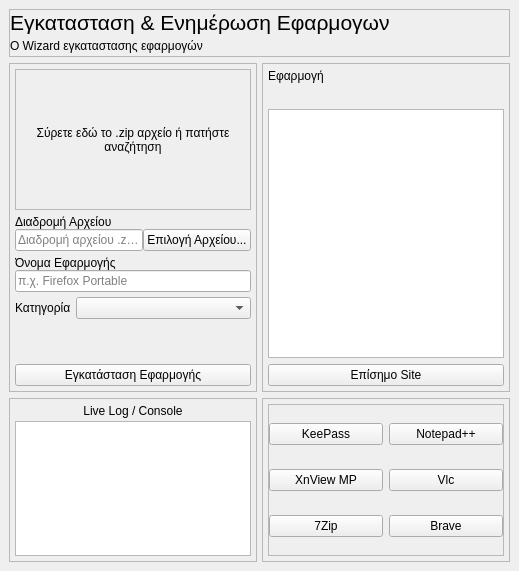
        <widget class="QWidget" name="page_wizard">
         <property name="enabled">
          <bool>true</bool>
         </property>
         <layout class="QVBoxLayout" name="verticalLayout_29">
          <property name="spacing">
           <number>6</number>
          </property>
          <property name="leftMargin">
           <number>9</number>
          </property>
          <property name="topMargin">
           <number>9</number>
          </property>
          <property name="rightMargin">
           <number>9</number>
          </property>
          <property name="bottomMargin">
           <number>9</number>
          </property>
          <item>
           <layout class="QVBoxLayout" name="verticalLayout_2" stretch="0,2,1">
            <property name="spacing">
             <number>6</number>
            </property>
            <property name="leftMargin">
             <number>0</number>
            </property>
            <property name="topMargin">
             <number>0</number>
            </property>
            <property name="rightMargin">
             <number>0</number>
            </property>
            <property name="bottomMargin">
             <number>0</number>
            </property>
            <item>
             <widget class="QFrame" name="wizard_headerFrame">
              <property name="frameShape">
               <enum>QFrame::StyledPanel</enum>
              </property>
              <property name="frameShadow">
               <enum>QFrame::Raised</enum>
              </property>
              <layout class="QHBoxLayout" name="horizontalLayout_22">
               <property name="spacing">
                <number>0</number>
               </property>
               <property name="leftMargin">
                <number>0</number>
               </property>
               <property name="topMargin">
                <number>0</number>
               </property>
               <property name="rightMargin">
                <number>0</number>
               </property>
               <property name="bottomMargin">
                <number>0</number>
               </property>
               <item>
                <layout class="QVBoxLayout" name="verticalLayout_17">
                 <property name="spacing">
                  <number>0</number>
                 </property>
                 <property name="topMargin">
                  <number>0</number>
                 </property>
                 <item>
                  <widget class="QLabel" name="wizard_lblTitle">
                   <property name="font">
                    <font>
                     <pointsize>16</pointsize>
                     <weight>50</weight>
                     <bold>false</bold>
                    </font>
                   </property>
                   <property name="text">
                    <string>Εγκατασταση &amp; Ενημέρωση Εφαρμογων</string>
                   </property>
                  </widget>
                 </item>
                 <item>
                  <widget class="QLabel" name="wizard_lblSubTitle">
                   <property name="text">
                    <string>Ο Wizard εγκαταστασης εφαρμογών</string>
                   </property>
                  </widget>
                 </item>
                </layout>
               </item>
               <item>
                <widget class="QLabel" name="wizard_IconLogo">
                 <property name="minimumSize">
                  <size>
                   <width>46</width>
                   <height>46</height>
                  </size>
                 </property>
                 <property name="maximumSize">
                  <size>
                   <width>46</width>
                   <height>46</height>
                  </size>
                 </property>
                 <property name="text">
                  <string/>
                 </property>
                 <property name="pixmap">
                  <pixmap>../assets/icons/FlowDeck.png</pixmap>
                 </property>
                 <property name="scaledContents">
                  <bool>true</bool>
                 </property>
                 <property name="alignment">
                  <set>Qt::AlignCenter</set>
                 </property>
                </widget>
               </item>
              </layout>
             </widget>
            </item>
            <item>
             <layout class="QHBoxLayout" name="horizontalLayout_10" stretch="1,1">
              <property name="spacing">
               <number>5</number>
              </property>
              <property name="leftMargin">
               <number>0</number>
              </property>
              <property name="topMargin">
               <number>0</number>
              </property>
              <property name="rightMargin">
               <number>0</number>
              </property>
              <property name="bottomMargin">
               <number>0</number>
              </property>
              <item>
               <widget class="QFrame" name="frameWiz_InsertApp">
                <property name="minimumSize">
                 <size>
                  <width>0</width>
                  <height>0</height>
                 </size>
                </property>
                <property name="frameShape">
                 <enum>QFrame::StyledPanel</enum>
                </property>
                <property name="frameShadow">
                 <enum>QFrame::Raised</enum>
                </property>
                <layout class="QVBoxLayout" name="verticalLayout_44">
                 <property name="leftMargin">
                  <number>5</number>
                 </property>
                 <property name="topMargin">
                  <number>5</number>
                 </property>
                 <property name="rightMargin">
                  <number>5</number>
                 </property>
                 <property name="bottomMargin">
                  <number>5</number>
                 </property>
                 <item>
                  <layout class="QVBoxLayout" name="verticalLayout_14" stretch="1,0,0,0,0,0">
                   <property name="spacing">
                    <number>5</number>
                   </property>
                   <property name="leftMargin">
                    <number>0</number>
                   </property>
                   <property name="topMargin">
                    <number>0</number>
                   </property>
                   <property name="rightMargin">
                    <number>0</number>
                   </property>
                   <property name="bottomMargin">
                    <number>0</number>
                   </property>
                   <item>
                    <layout class="QHBoxLayout" name="horizontalLayout_13">
                     <item>
                      <widget class="QFrame" name="DnDframe">
                       <property name="frameShape">
                        <enum>QFrame::StyledPanel</enum>
                       </property>
                       <property name="frameShadow">
                        <enum>QFrame::Raised</enum>
                       </property>
                       <layout class="QHBoxLayout" name="horizontalLayout_12">
                        <property name="leftMargin">
                         <number>20</number>
                        </property>
                        <property name="rightMargin">
                         <number>20</number>
                        </property>
                        <item>
                         <widget class="QLabel" name="dropLabel">
                          <property name="sizePolicy">
                           <sizepolicy hsizetype="Preferred" vsizetype="Preferred">
                            <horstretch>0</horstretch>
                            <verstretch>0</verstretch>
                           </sizepolicy>
                          </property>
                          <property name="font">
                           <font>
                            <pointsize>9</pointsize>
                           </font>
                          </property>
                          <property name="text">
                           <string>Σύρετε εδώ το .zip αρχείο ή πατήστε αναζήτηση</string>
                          </property>
                          <property name="scaledContents">
                           <bool>false</bool>
                          </property>
                          <property name="alignment">
                           <set>Qt::AlignCenter</set>
                          </property>
                          <property name="wordWrap">
                           <bool>true</bool>
                          </property>
                          <property name="openExternalLinks">
                           <bool>false</bool>
                          </property>
                         </widget>
                        </item>
                       </layout>
                      </widget>
                     </item>
                    </layout>
                   </item>
                   <item>
                    <layout class="QVBoxLayout" name="verticalLayout_15">
                     <property name="spacing">
                      <number>0</number>
                     </property>
                     <property name="leftMargin">
                      <number>0</number>
                     </property>
                     <property name="topMargin">
                      <number>0</number>
                     </property>
                     <property name="rightMargin">
                      <number>0</number>
                     </property>
                     <property name="bottomMargin">
                      <number>0</number>
                     </property>
                     <item>
                      <widget class="QLabel" name="lblPath_wizard">
                       <property name="text">
                        <string>Διαδρομή Αρχείου</string>
                       </property>
                      </widget>
                     </item>
                     <item>
                      <layout class="QHBoxLayout" name="horizontalLayout_15">
                       <item>
                        <widget class="QLineEdit" name="filePathInput">
                         <property name="readOnly">
                          <bool>true</bool>
                         </property>
                         <property name="placeholderText">
                          <string>Διαδρομή αρχείου .zip...</string>
                         </property>
                        </widget>
                       </item>
                       <item>
                        <widget class="QPushButton" name="browseButton">
                         <property name="text">
                          <string>Επιλογή Αρχείου...</string>
                         </property>
                        </widget>
                       </item>
                      </layout>
                     </item>
                    </layout>
                   </item>
                   <item>
                    <layout class="QVBoxLayout" name="verticalLayout_13">
                     <property name="spacing">
                      <number>0</number>
                     </property>
                     <property name="leftMargin">
                      <number>0</number>
                     </property>
                     <property name="topMargin">
                      <number>0</number>
                     </property>
                     <property name="rightMargin">
                      <number>0</number>
                     </property>
                     <property name="bottomMargin">
                      <number>0</number>
                     </property>
                     <item>
                      <widget class="QLabel" name="lblAppName_wizard">
                       <property name="text">
                        <string>Όνομα Εφαρμογής</string>
                       </property>
                      </widget>
                     </item>
                     <item>
                      <widget class="QLineEdit" name="appNameInput">
                       <property name="placeholderText">
                        <string>π.χ. Firefox Portable</string>
                       </property>
                      </widget>
                     </item>
                    </layout>
                   </item>
                   <item>
                    <layout class="QHBoxLayout" name="horizontalLayout_14" stretch="0,1">
                     <item>
                      <widget class="QLabel" name="lblCategory_wizard">
                       <property name="text">
                        <string>Κατηγορία</string>
                       </property>
                      </widget>
                     </item>
                     <item>
                      <widget class="QComboBox" name="categoryCombo"/>
                     </item>
                    </layout>
                   </item>
                   <item>
                    <spacer name="verticalSpacer_4">
                     <property name="orientation">
                      <enum>Qt::Vertical</enum>
                     </property>
                     <property name="sizeHint" stdset="0">
                      <size>
                       <width>20</width>
                       <height>40</height>
                      </size>
                     </property>
                    </spacer>
                   </item>
                   <item>
                    <widget class="QPushButton" name="installButton">
                     <property name="text">
                      <string>Εγκατάσταση Εφαρμογής</string>
                     </property>
                    </widget>
                   </item>
                  </layout>
                 </item>
                </layout>
               </widget>
              </item>
              <item>
               <widget class="QFrame" name="frameWiz_Info">
                <property name="maximumSize">
                 <size>
                  <width>16777215</width>
                  <height>16777215</height>
                 </size>
                </property>
                <property name="frameShape">
                 <enum>QFrame::StyledPanel</enum>
                </property>
                <property name="frameShadow">
                 <enum>QFrame::Raised</enum>
                </property>
                <layout class="QVBoxLayout" name="verticalLayout_16">
                 <property name="leftMargin">
                  <number>5</number>
                 </property>
                 <property name="topMargin">
                  <number>5</number>
                 </property>
                 <property name="rightMargin">
                  <number>5</number>
                 </property>
                 <property name="bottomMargin">
                  <number>5</number>
                 </property>
                 <item>
                  <layout class="QVBoxLayout" name="verticalLayout_12">
                   <item>
                    <widget class="QLabel" name="sidebarTitle">
                     <property name="text">
                      <string>Εφαρμογή</string>
                     </property>
                     <property name="margin">
                      <number>1</number>
                     </property>
                    </widget>
                   </item>
                   <item>
                    <widget class="QLabel" name="sidebarIcon">
                     <property name="text">
                      <string/>
                     </property>
                     <property name="alignment">
                      <set>Qt::AlignCenter</set>
                     </property>
                    </widget>
                   </item>
                   <item>
                    <widget class="QTextEdit" name="sidebarDesc"/>
                   </item>
                   <item>
                    <widget class="QPushButton" name="sidebarUrlBtn">
                     <property name="text">
                      <string>Επίσημο Site</string>
                     </property>
                    </widget>
                   </item>
                  </layout>
                 </item>
                </layout>
               </widget>
              </item>
             </layout>
            </item>
            <item>
             <layout class="QHBoxLayout" name="horizontalLayout_16" stretch="1,1">
              <property name="spacing">
               <number>5</number>
              </property>
              <item>
               <widget class="QFrame" name="frameWiz_Console">
                <property name="minimumSize">
                 <size>
                  <width>0</width>
                  <height>0</height>
                 </size>
                </property>
                <property name="frameShape">
                 <enum>QFrame::StyledPanel</enum>
                </property>
                <property name="frameShadow">
                 <enum>QFrame::Raised</enum>
                </property>
                <layout class="QVBoxLayout" name="verticalLayout_18">
                 <property name="spacing">
                  <number>3</number>
                 </property>
                 <property name="leftMargin">
                  <number>5</number>
                 </property>
                 <property name="topMargin">
                  <number>5</number>
                 </property>
                 <property name="rightMargin">
                  <number>5</number>
                 </property>
                 <property name="bottomMargin">
                  <number>5</number>
                 </property>
                 <item>
                  <widget class="QLabel" name="lblConsole_wizard">
                   <property name="text">
                    <string>Live Log / Console</string>
                   </property>
                   <property name="alignment">
                    <set>Qt::AlignCenter</set>
                   </property>
                  </widget>
                 </item>
                 <item>
                  <widget class="QTextEdit" name="consoleEdit"/>
                 </item>
                </layout>
               </widget>
              </item>
              <item>
               <widget class="QFrame" name="frameWiz_AutoInstall">
                <property name="minimumSize">
                 <size>
                  <width>0</width>
                  <height>0</height>
                 </size>
                </property>
                <property name="frameShape">
                 <enum>QFrame::StyledPanel</enum>
                </property>
                <property name="frameShadow">
                 <enum>QFrame::Raised</enum>
                </property>
                <layout class="QVBoxLayout" name="verticalLayout_43">
                 <property name="leftMargin">
                  <number>5</number>
                 </property>
                 <property name="topMargin">
                  <number>5</number>
                 </property>
                 <property name="rightMargin">
                  <number>5</number>
                 </property>
                 <property name="bottomMargin">
                  <number>5</number>
                 </property>
                 <item>
                  <widget class="QFrame" name="QGridLayout">
                   <property name="frameShape">
                    <enum>QFrame::StyledPanel</enum>
                   </property>
                   <property name="frameShadow">
                    <enum>QFrame::Raised</enum>
                   </property>
                   <layout class="QGridLayout" name="gridLayout">
                    <property name="leftMargin">
                     <number>0</number>
                    </property>
                    <property name="topMargin">
                     <number>0</number>
                    </property>
                    <property name="rightMargin">
                     <number>0</number>
                    </property>
                    <property name="bottomMargin">
                     <number>0</number>
                    </property>
                    <item row="0" column="0">
                     <widget class="QPushButton" name="popularBtn_Keepass">
                      <property name="text">
                       <string>KeePass</string>
                      </property>
                     </widget>
                    </item>
                    <item row="0" column="1">
                     <widget class="QPushButton" name="popularBtn_Notepad">
                      <property name="text">
                       <string>Notepad++</string>
                      </property>
                     </widget>
                    </item>
                    <item row="1" column="0">
                     <widget class="QPushButton" name="popularBtn_XnViewMP">
                      <property name="text">
                       <string>XnView MP</string>
                      </property>
                     </widget>
                    </item>
                    <item row="1" column="1">
                     <widget class="QPushButton" name="popularBtn_Vlc">
                      <property name="text">
                       <string>Vlc</string>
                      </property>
                     </widget>
                    </item>
                    <item row="2" column="0">
                     <widget class="QPushButton" name="popularBtn_7zip">
                      <property name="text">
                       <string>7Zip</string>
                      </property>
                     </widget>
                    </item>
                    <item row="2" column="1">
                     <widget class="QPushButton" name="popularBtn_Brave">
                      <property name="text">
                       <string>Brave</string>
                      </property>
                     </widget>
                    </item>
                   </layout>
                  </widget>
                 </item>
                </layout>
               </widget>
              </item>
             </layout>
            </item>
           </layout>
          </item>
         </layout>
        </widget>
